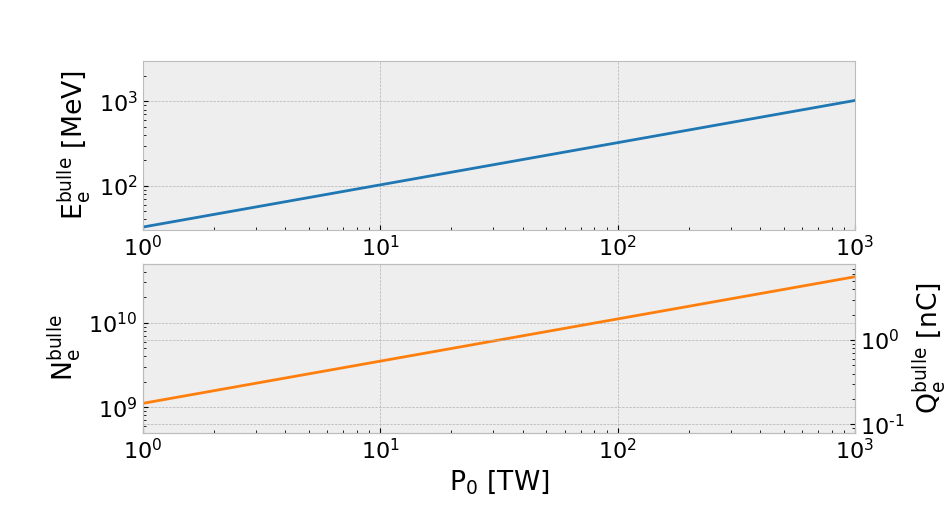

Write Python code to recreate this figure.
# coding:utf8
"""
All units are in SI, except the power in TW and the energies in MeV

References
----------
S. Gordienko and A. Pukhov, Scalings for Ultrarelativistic Laser Plasmas and Quasimonoenergetic Electrons, Physics of Plasmas 12, 043109 (2005).
"""
import numpy as np
import matplotlib.pyplot as plt
from matplotlib import rcParams

# Plot formats
plt.close("all")
plt.ion()
plt.style.use("bmh")
# rcParams['figure.figsize'] = [9.5, 5.10]
rcParams['figure.figsize'] = [9.5, 5.10]
rcParams['mathtext.default']='regular'
rcParams['font.size']=16.0
rcParams['figure.subplot.bottom'] = 0.15
rcParams['figure.subplot.left'] = 0.15

# Define constants
c       = 3e8                       # light speed in vacuum
re      = 2.8e-15                   # electron classical radius
me      = 0.511                     # electron mass energy in MeV
Prel    = 8.5e-3                    # natural relativistic power in TW
# Define laser parameters
tau_L   = 30e-15                    # laser pulse duration
lambda_L= 1.0e-6                    # laser wavelength
P_L     = np.logspace(0, 3, 1000)   # laser power in TW

# Compute energy and number of LWFA accelerated electrons in the bubble regime
Emono = 0.65 * me * np.sqrt(P_L/Prel) * c * tau_L / lambda_L
Nmono = (1.8 * lambda_L/(re * 2 * np.pi)) * np.sqrt(P_L/Prel)

# Plot results
plt.figure()
plt.subplot(211)
plt.plot(P_L, Emono, color="#1f77b4")
plt.ylabel(r"$E_{e}^{bulle}$ [$MeV$]")
plt.yscale("log")
plt.xscale("log")
plt.ylim(30, 3e3)
plt.xlim(1, 1000)
plt.subplot(212)
plt.plot(P_L, Nmono, color="#ff7f0e")
plt.yscale("log")
plt.ylabel("$N_{e}^{bulle}$")
plt.xscale("log")
plt.ylim(5e8, 5e10)
plt.xlim(1, 1000)
plt.xlabel("$P_0$ [$TW$]")
a=plt.twinx()
a.set_yscale("log")
a.set_ylim(1e9*5e8*1.6e-19, 1e9*5e10*1.6e-19)
a.set_ylabel("$Q_{e}^{bulle}$ [$nC$]")
